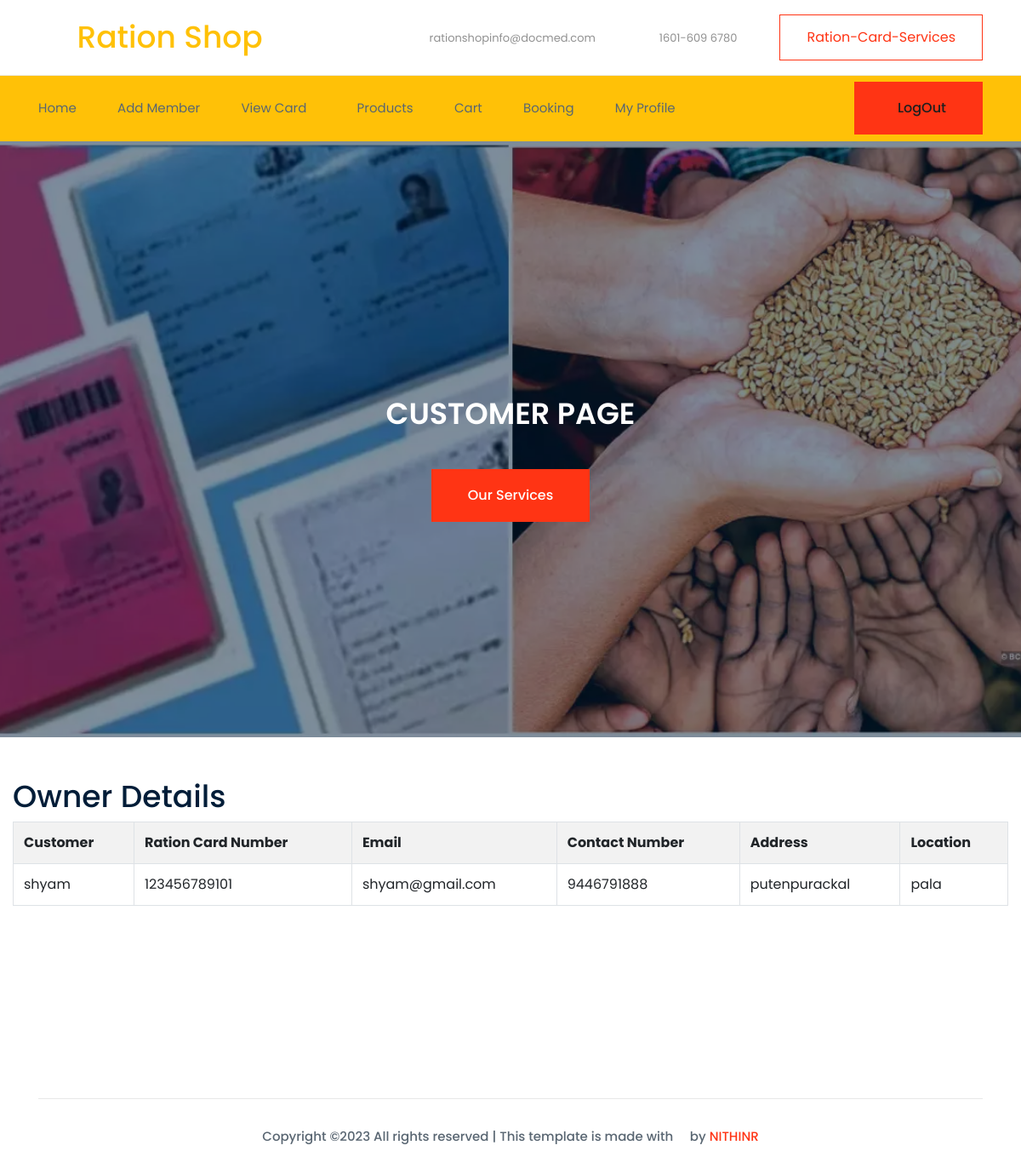
/customer/cardowner (signed in), run on the app's committed database.
### ration_shop_app/models.py (models this page shows)
class Customer(models.Model):
    user = models.ForeignKey(User, on_delete=models.CASCADE,null=True)
    item = models.ForeignKey(Product, on_delete=models.CASCADE,null=True)
    card = models.ForeignKey(Card, on_delete=models.CASCADE,null=True)
    card_number = models.CharField(max_length=11, null=True)
    contact = models.CharField(max_length=15, null=True)
    email = models.CharField(max_length=100, null=True)
    address = models.CharField(max_length=100, null=True)
    location = models.CharField(max_length=100, null=True)
    total_quantity=models.CharField(max_length=100, null=True)

### ration_shop_app/customer_views.py (the view)
# urls.py: path('cardowner',CardOwnerView.as_view()),
class CardOwnerView(TemplateView):
    template_name = 'customer/cardowner.html'
    def get_context_data(self, **kwargs):
        context = super(CardOwnerView, self).get_context_data(**kwargs)
        id1=self.request.user.id
        custom = Customer.objects.filter(user_id=id1)
        context['custom'] = custom
        return context

### templates/customer/cardowner.html (shortened to what this page needs)
{% extends 'customer/base.html' %}
{% load static %}
{% block content %}
    <div class="slider_area">
        <div class="single_slider  d-flex align-items-center slider_bg_1">
            <div class="container">
                <div class="row align-items-center justify-content-center">
                    <div class="col-xl-8">
                        <div class="slider_text text-center justify-content-center">
                            <h3>CUSTOMER PAGE</h3>
                                <a class="boxed-btn3" href="service.html">Our Services</a>
                        </div>
                    </div>
                </div>
            </div>
        </div>
    </div>
    <br>
    <br>
    <div class="col-xl-12">
        <div id="page-inner" >
            <h1>Owner Details</h1>
                <table class="table table-bordered table-striped table-hover">
                    <th class="info">Customer</th>
                    <th class="info">Ration Card Number</th>
                    <th class="info">Email</th>
                    <th class="info">Contact Number</th>
                    <th class="info">Address</th>
                    <th class="info">Location</th>
            {% for i in custom  %}
            <tr>
                <td>{{ i.user.first_name}}</td>
                <td>{{ i.card_number }}
                <td>{{ i.user.email}}</td>
                <td>{{ i.contact}}</td>
                <td>{{ i.address}}</td>
                <td>{{ i.location}}</td>
            </tr>
                {% endfor %}
            </table>
        </div>
    </div>
    {% endblock  %}

### data on the page
Customer: user.first_name "shyam", card_number "123456789101", user.email "shyam@gmail.com", contact "9446791888", address "putenpurackal", location "pala"
